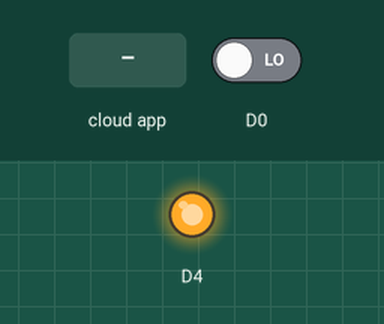
This sketch was run on a simulated ESP8266 (NodeMCU). Parts: output pins drawn as LEDs (lit = HIGH, except the on-board LED, lit = LOW). Inputs (shaded band) come from the test bench; at power-on: D0 LOW.

Above: at 1.2 s.
1.3 s: the phone or cloud app sets led to 1
At 2.5 s:
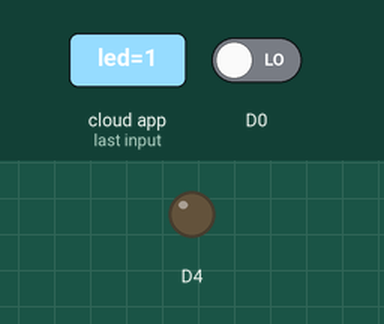
2.8 s: the phone or cloud app sets led to 0
At 3.8 s:
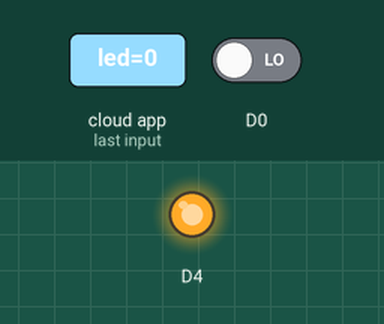
Timing chart, 0 to 5.8 s (numbered marks = the images above; inputs shaded):
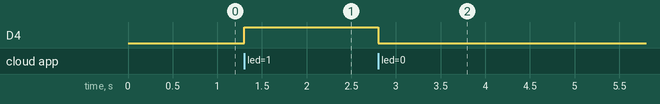

The sketch:

nodemcu.ino
```cpp
#include <ESP8266WiFi.h>
#include <ThingerESP8266.h>

#define USERNAME "aditya"
#define DEVICE_ID "nodemcu"
#define DEVICE_CREDENTIAL "esp8266"

#define SSID "Zairza Net"
#define SSID_PASSWORD "notyourwifi"

ThingerESP8266 thing(USERNAME, DEVICE_ID, DEVICE_CREDENTIAL);

void setup() {
  pinMode(BUILTIN_LED, OUTPUT);
  pinMode(D0,INPUT);
  thing.add_wifi(SSID, SSID_PASSWORD);
  thing["led"] << digitalPin(BUILTIN_LED);
}

void loop() {
  int tmp;
  tmp = digitalRead(D0);
  if(tmp){
    thing["security"] >> [](pson& out){
      out = "Alert";
};
  }
  else{
    thing["moisture1"] >> [](pson& out){
      out = analogRead(A0);
};
  }
  thing["security"] >> [](pson& out){
      out = "Safe";
};

  thing.handle();
}
```

Measured:
- after the input at 1.3 s, D4: LOW → HIGH at once
- after the input at 2.8 s, D4: HIGH → LOW at once
